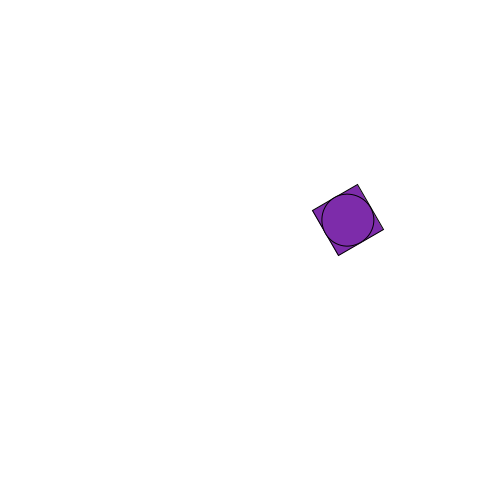
Frame 1 (no input)
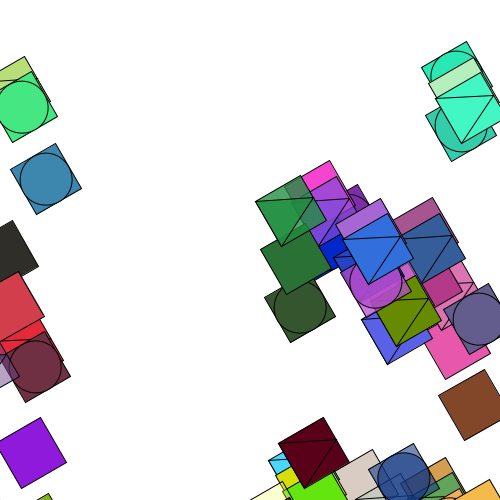
Frame 60 (the mouse pressed at the canvas centre just before this capture)
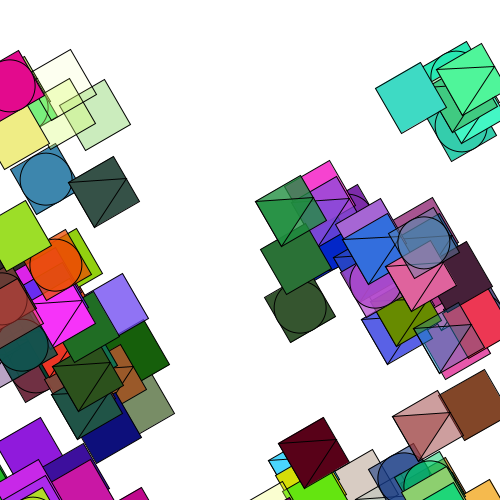
Frame 120 (the mouse held since frame 60 and released just before this capture)

The Processing sketch that drew these frames (run headless with seeded random() and noise(); from frame 60 on, the mouse is pressed at the canvas centre):

// Processing sketch: processing_119114
// ── processing_119114.pde

/*
creating squares with circles and triangles in them
 */

// rotation angle
float angle= PI/3.0;
int move= 100;
 int help = 0;

void setup() {
  size(500, 500);
  background(255);
  // Decrease framerate for better visual outcome
  frameRate(10);
}

void draw() {
  // Increase randomness
  randomSeed(millis());
  //Moving zero-coordinate point
  translate(random(500),random(500));
  // rotate the rectangle
  rotate(angle);
  // Fill with random colours and random transparency
  fill(random(255), random(255), random(255),random(1000));
  // draw the rectangle
  rect(26, 26, 52, 52);
  //create the shapes in the rect
  help = int(random(255))%4;
  switch(help) {
    case 0:
      ellipse(26+52/2, 26+52/2, 52, 52);
      break;
    case 1:
      triangle(26,26+52,26+52/2,26,26+52,26+52);  
      break;
 //   case 2:
 //     
 //   case 3:
 //   
    default:
      break; 
   }

}
